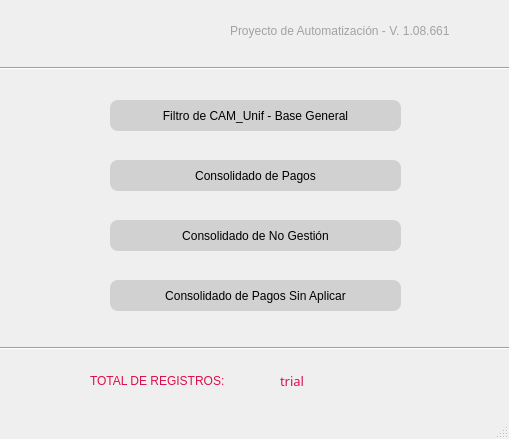
<?xml version="1.0" encoding="UTF-8"?>
<ui version="4.0">
 <class>MainWindow</class>
 <widget class="QMainWindow" name="MainWindow">
  <property name="geometry">
   <rect>
    <x>0</x>
    <y>0</y>
    <width>509</width>
    <height>439</height>
   </rect>
  </property>
  <property name="windowTitle">
   <string>Grow</string>
  </property>
  <widget class="QWidget" name="centralwidget">
   <widget class="QLabel" name="label_Version_Control">
    <property name="geometry">
     <rect>
      <x>230</x>
      <y>20</y>
      <width>281</width>
      <height>21</height>
     </rect>
    </property>
    <property name="styleSheet">
     <string notr="true">color: rgb(162, 162, 162);
font: italic 10pt &quot;MS Sans Serif&quot;;</string>
    </property>
    <property name="text">
     <string>Proyecto de Automatización - V. 1.08.661</string>
    </property>
   </widget>
   <widget class="QLabel" name="label_LOGO">
    <property name="geometry">
     <rect>
      <x>50</x>
      <y>20</y>
      <width>109</width>
      <height>31</height>
     </rect>
    </property>
    <property name="text">
     <string/>
    </property>
    <property name="pixmap">
     <pixmap>../resources/ico/Logo_Label.png</pixmap>
    </property>
    <property name="scaledContents">
     <bool>true</bool>
    </property>
   </widget>
   <widget class="Line" name="line_Vertical_Tittle">
    <property name="geometry">
     <rect>
      <x>0</x>
      <y>60</y>
      <width>601</width>
      <height>16</height>
     </rect>
    </property>
    <property name="orientation">
     <enum>Qt::Horizontal</enum>
    </property>
   </widget>
   <widget class="QPushButton" name="pushButton_BASE_Brands">
    <property name="geometry">
     <rect>
      <x>110</x>
      <y>100</y>
      <width>291</width>
      <height>31</height>
     </rect>
    </property>
    <property name="styleSheet">
     <string notr="true">QPushButton
{
	border-radius:8px;
	color: rgb(0, 0, 0);
	background-color: rgb(209, 209, 209);
}
QPushButton:Hover
{
	color: rgb(255, 255, 255);
	background-color: rgb(217, 16, 76);
}
QPushButton:pressed
{
	color: rgb(255, 255, 255);
	background-color: rgb(0, 0, 0);
}
</string>
    </property>
    <property name="text">
     <string>Filtro de CAM_Unif - Base General</string>
    </property>
    <property name="default">
     <bool>false</bool>
    </property>
   </widget>
   <widget class="QLabel" name="label_Total_Registers">
    <property name="geometry">
     <rect>
      <x>90</x>
      <y>370</y>
      <width>161</width>
      <height>21</height>
     </rect>
    </property>
    <property name="styleSheet">
     <string notr="true">color: rgb(217, 16, 76);
font: 87 9pt &quot;Arial Black&quot;;</string>
    </property>
    <property name="text">
     <string>TOTAL DE REGISTROS:</string>
    </property>
   </widget>
   <widget class="Line" name="line_Vertical_2">
    <property name="geometry">
     <rect>
      <x>0</x>
      <y>340</y>
      <width>601</width>
      <height>16</height>
     </rect>
    </property>
    <property name="orientation">
     <enum>Qt::Horizontal</enum>
    </property>
   </widget>
   <widget class="QLabel" name="label_Total_Registers_2">
    <property name="geometry">
     <rect>
      <x>280</x>
      <y>370</y>
      <width>161</width>
      <height>21</height>
     </rect>
    </property>
    <property name="font">
     <font>
      <family>Arial Black</family>
      <pointsize>10</pointsize>
      <weight>10</weight>
      <italic>false</italic>
      <bold>false</bold>
     </font>
    </property>
    <property name="styleSheet">
     <string notr="true">color: rgb(217, 16, 76);
font: 87 10pt &quot;Arial Black&quot;;</string>
    </property>
    <property name="text">
     <string>trial</string>
    </property>
   </widget>
   <widget class="QPushButton" name="pushButton_Pay">
    <property name="geometry">
     <rect>
      <x>110</x>
      <y>160</y>
      <width>291</width>
      <height>31</height>
     </rect>
    </property>
    <property name="styleSheet">
     <string notr="true">QPushButton
{
	border-radius:8px;
	color: rgb(0, 0, 0);
	background-color: rgb(209, 209, 209);
}
QPushButton:Hover
{
	color: rgb(255, 255, 255);
	background-color: rgb(217, 16, 76);
}
QPushButton:pressed
{
	color: rgb(255, 255, 255);
	background-color: rgb(0, 0, 0);
}
</string>
    </property>
    <property name="text">
     <string>Consolidado de Pagos</string>
    </property>
    <property name="default">
     <bool>false</bool>
    </property>
   </widget>
   <widget class="QPushButton" name="pushButton_NoDoing">
    <property name="geometry">
     <rect>
      <x>110</x>
      <y>220</y>
      <width>291</width>
      <height>31</height>
     </rect>
    </property>
    <property name="styleSheet">
     <string notr="true">QPushButton
{
	border-radius:8px;
	color: rgb(0, 0, 0);
	background-color: rgb(209, 209, 209);
}
QPushButton:Hover
{
	color: rgb(255, 255, 255);
	background-color: rgb(217, 16, 76);
}
QPushButton:pressed
{
	color: rgb(255, 255, 255);
	background-color: rgb(0, 0, 0);
}
</string>
    </property>
    <property name="text">
     <string>Consolidado de No Gestión</string>
    </property>
    <property name="default">
     <bool>false</bool>
    </property>
   </widget>
   <widget class="QPushButton" name="pushButton_Pay_NoUpload">
    <property name="geometry">
     <rect>
      <x>110</x>
      <y>280</y>
      <width>291</width>
      <height>31</height>
     </rect>
    </property>
    <property name="styleSheet">
     <string notr="true">QPushButton
{
	border-radius:8px;
	color: rgb(0, 0, 0);
	background-color: rgb(209, 209, 209);
}
QPushButton:Hover
{
	color: rgb(255, 255, 255);
	background-color: rgb(217, 16, 76);
}
QPushButton:pressed
{
	color: rgb(255, 255, 255);
	background-color: rgb(0, 0, 0);
}
</string>
    </property>
    <property name="text">
     <string>Consolidado de Pagos Sin Aplicar</string>
    </property>
    <property name="default">
     <bool>false</bool>
    </property>
   </widget>
  </widget>
  <widget class="QMenuBar" name="menubar">
   <property name="geometry">
    <rect>
     <x>0</x>
     <y>0</y>
     <width>509</width>
     <height>21</height>
    </rect>
   </property>
  </widget>
  <widget class="QStatusBar" name="statusbar"/>
 </widget>
 <resources/>
 <connections/>
</ui>
